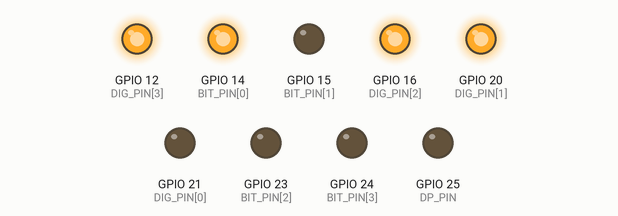
Simulated run of this program. Board: Raspberry Pi (BCM pin numbers). Shown: output pins drawn as LEDs (lit = HIGH).

Above: at 0.02 s.
At 0.77 s:
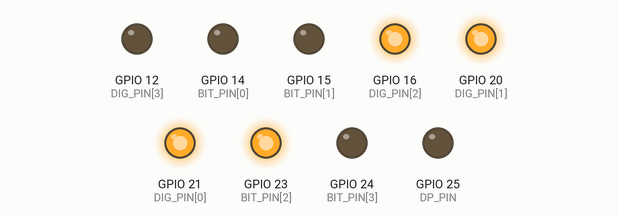
At 1.47 s:
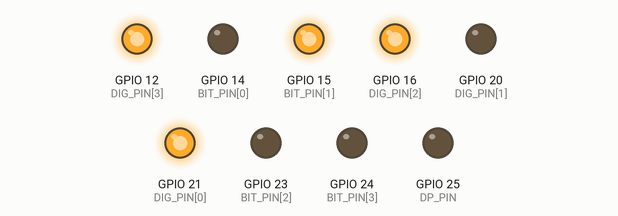
At 2.92 s:
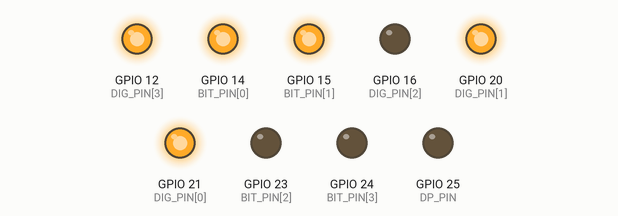
Timing chart, 0 to 3.2 s (numbered marks = the images above):
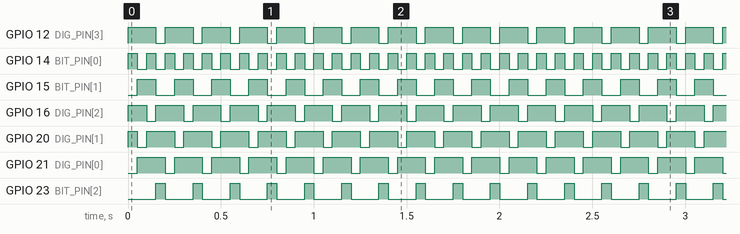

Measured:
- by itself, GPIO 12 (DIG_PIN[3]), GPIO 16 (DIG_PIN[2]), GPIO 20 (DIG_PIN[1]), GPIO 21 (DIG_PIN[0]): alternates HIGH for 0.15 s and LOW for 0.05 s
- by itself, GPIO 14 (BIT_PIN[0]): alternates HIGH for 0.05 s and LOW for 0.05 s
- by itself, GPIO 15 (BIT_PIN[1]): alternates HIGH for 0.10 s and LOW for 0.10 s
- by itself, GPIO 23 (BIT_PIN[2]): alternates HIGH for 0.05 s and LOW for 0.15 s

The program:

7seg_4dig.py
```python
import time, wiringpi as pi

DISP_NUMBER = [ 1, 2, 3, 4 ]
DISP_DP = [ 0, 0, 0, 0 ]
BIT_PIN = [ 14, 15, 23, 24 ]
DIG_PIN = [ 21, 20, 16, 12 ]

DP_PIN = 25

DIG = 4
WAIT_TIME = 0.05

pi.wiringPiSetupGpio()
for pin in BIT_PIN:
    pi.pinMode( pin, pi.OUTPUT )
for pin in DIG_PIN:
    pi.pinMode( pin, pi.OUTPUT )
    pi.digitalWrite( pin, pi.HIGH )
    pi.pinMode( DP_PIN, pi.OUTPUT )

while True:
    dig = 0
    while ( dig < DIG ):
        i = 0
        while ( i < 4 ):
            pi.digitalWrite( BIT_PIN[i], DISP_NUMBER[dig] & ( 0x01 << i ) )
            i = i + 1

        pi.digitalWrite( DP_PIN, DISP_DP[dig] )
        pi.digitalWrite( DIG_PIN[dig], pi.LOW )

        time.sleep( WAIT_TIME )
        pi.digitalWrite( DIG_PIN[dig], pi.HIGH )
        dig = dig + 1
```
